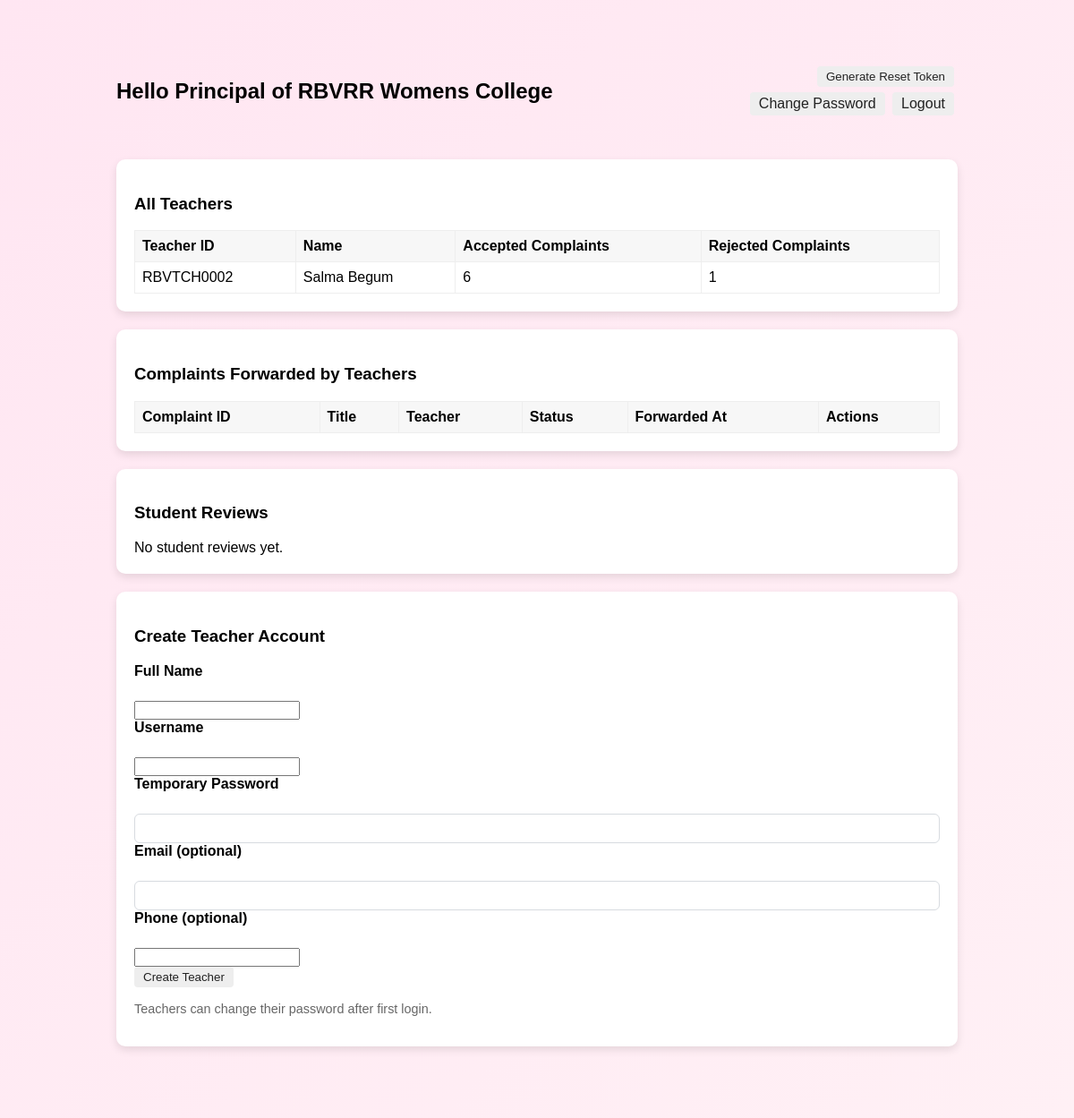
The page /principal_dashboard (signed in) on the database its author committed.
### tables this page shows
CREATE TABLE teachers (
    id INTEGER PRIMARY KEY AUTOINCREMENT,
    name TEXT NOT NULL,
    teacher_code TEXT NOT NULL UNIQUE,
    performance_accepted INTEGER DEFAULT 0,
    performance_rejected INTEGER DEFAULT 0,
    created_at DATETIME DEFAULT CURRENT_TIMESTAMP
);

### app.py (the view)
    def wrapper(*args, **kwargs):
        if not is_logged_in():
            flash('You must be logged in', 'danger')
            return redirect(url_for('index'))
        return f(*args, **kwargs)

### app.py (called while the page is built)
def get_db():
    conn = sqlite3.connect(DB_PATH)
    conn.row_factory = sqlite3.Row
    return conn

def is_logged_in():
    return 'user_id' in session

def require_login(f):
    def wrapper(*args, **kwargs):
        if not is_logged_in():
            flash('You must be logged in', 'danger')
            return redirect(url_for('index'))
        return f(*args, **kwargs)
    wrapper.__name__ = f.__name__
    return wrapper

### templates/principal_dashboard.html (shortened to what this page needs)
﻿<!doctype html>
<html>
<head>
  <link rel="stylesheet" href="/static/css/common.css">
  <link rel="stylesheet" href="/static/css/principal.css">
</head>
<body class="principal-bg">
  <div class="container">
    <header style="display:flex; align-items:center; justify-content:space-between; padding:10px 20px;">
      <h2>Hello Principal of RBVRR Womens College</h2>
      <div style="text-align:right;">
        {% if reset_token %}
          <div style="font-family:monospace; background:#f7f7f7; padding:6px 10px; border-radius:6px; display:inline-block; margin-right:8px">
            Token: {{ reset_token }}
          </div>
          <div class="muted" style="display:block; font-size:0.85rem">Expires: {{ reset_expires }}</div>
        {% else %}
          <form method="post" action="/generate_token" style="display:inline">
            <button class="btn" type="submit">Generate Reset Token</button>
          </form>
        {% endif %}
        <nav style="margin-top:6px;">
          <a href="/change_password" class="btn">Change Password</a>
          <a href="/logout" class="btn">Logout</a>
        </nav>
      </div>
    </header>
    <main>
      <section class="card">
        <h3>All Teachers</h3>
        <table>
          <thead>
            <tr>
              <th>Teacher ID</th>
              <th>Name</th>
              <th>Accepted Complaints</th>
              <th>Rejected Complaints</th>
            </tr>
          </thead>
          <tbody>
            {% for t in teachers %}
            <tr>
              <td>{{ t['teacher_code'] }}</td>
              <td>{{ t['name'] }}</td>
              <td>{{ t['performance_accepted'] or 0 }}</td>
              <td>{{ t['performance_rejected'] or 0 }}</td>
            </tr>
            {% endfor %}
          </tbody>
        </table>
      </section>
      <section class="card">
        <h3>Complaints Forwarded by Teachers</h3>
        <table>
          <thead>
            <tr>
              <th>Complaint ID</th>
              <th>Title</th>
              <th>Teacher</th>
              <th>Status</th>
              <th>Forwarded At</th>
              <th>Actions</th>
            </tr>
          </thead>
        </table>
      </section>
      <section class="card">
        <h3>Student Reviews</h3>
        {% if student_reviews %}
        <table>
          <thead>
            <tr>
              <th>Complaint ID</th>
              <th>Student Name</th>
              <th>Teacher</th>
              <th>Review</th>
              <th>Reviewed At</th>
            </tr>
          </thead>
          <tbody>
            {% for r in student_reviews %}
            <tr>
              <td>{{ r['complaint_id'] }}</td>
              <td>{{ r['student_name'] }}</td>
              <td>{{ r['teacher_name'] }}</td>
              <td>{{ r['review'] }}</td>
              <td>{{ r['reviewed_at'] }}</td>
            </tr>
            {% endfor %}
          </tbody>
        </table>
        {% else %}
          <div>No student reviews yet.</div>
        {% endif %}
      </section>
      <section class="card">
        <h3>Create Teacher Account</h3>
        <form method="post" action="/create_teacher">
          <label for="fullname">Full Name</label><br>
          <input id="fullname" name="fullname" required><br>
          <label for="username">Username</label><br>
          <input id="username" name="username" required><br>
          <label for="password">Temporary Password</label><br>
          <input id="password" name="password" type="password" required minlength="8"><br>
          <label for="email">Email (optional)</label><br>
          <input id="email" name="email" type="email"><br>
          <label for="phone">Phone (optional)</label><br>
          <input id="phone" name="phone"><br>
          <button type="submit" class="btn">Create Teacher</button>
        </form>
        <p class="muted">Teachers can change their password after first login.</p>
      </section>
    </main>
  </div>
</body>
</html>

### static/css/common.css (style rules this page uses)
.container { max-width:980px; margin:20px auto; }
.card { background:white; padding:18px; border-radius:10px; box-shadow:0 6px 18px rgba(0,0,0,0.06); }
header { display:flex; align-items:center; justify-content:space-between; gap:20px; margin-bottom:12px }
label { display:block; font-weight:600; margin-bottom:6px }
input[type=text], input[type=password], input[type=email], input[type=date], textarea, select { width:100%; padding:8px; border-radius:6px; border:1px solid #d7dbe0 }
.btn { display:inline-block; background:#eee; padding:8px 12px; border-radius:6px; text-decoration:none; color:#222 }
.muted { color:#666; font-size:0.9rem }

### static/css/principal.css (style rules this page uses)
table { width:100%; border-collapse:collapse }
table th, table td { border:1px solid #eee; padding:8px; text-align:left }

### templates/principal_dashboard.html (style rules this page uses)
body.principal-bg { background: linear-gradient(to bottom right, #ffe6f2, #fff0f5); position: relative; overflow-x: hidden; font-family: Arial, sans-serif; }
main { padding: 20px; max-height: calc(100vh - 80px); overflow-y: auto; }
.card { background: #fff; border-radius: 10px; box-shadow: 0 4px 10px rgba(0,0,0,0.1); padding: 20px; margin-bottom: 20px; }
table { width: 100%; border-collapse: collapse; margin-top: 12px; }
th, td { border: 1px solid #ccc; padding: 8px; text-align: left; }
th { background-color: #f7f7f7; }
.btn { padding: 4px 10px; border-radius: 4px; border: none; cursor: pointer; margin-right:4px; }

### rows shown on the page
teachers: teacher_code "RBVTCH0002", name "Salma Begum", performance_accepted "6", performance_rejected "1"
